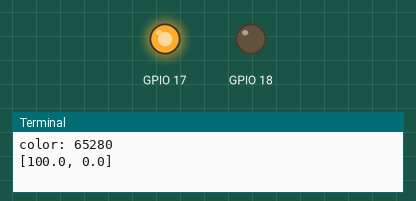
This program was run on a simulated Raspberry Pi (BCM pin numbers). On the bench: output pins drawn as LEDs (lit = HIGH), the last lines printed to the terminal. At 6.0 s the program stops and its outputs stay as they are.

Above: at 0.1 s.
At 2.1 s:
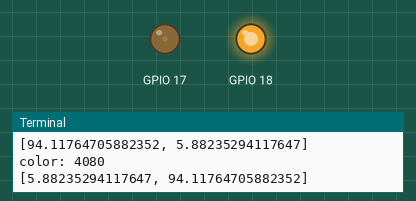
At 4.1 s:
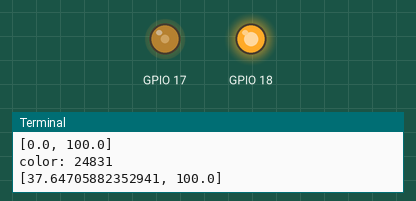
At 6.1 s:
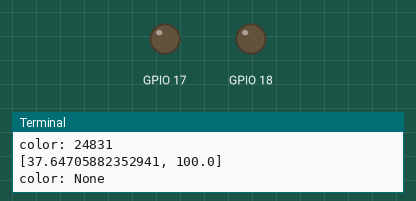
Timing chart, 0 to 7.5 s (numbered marks = the images above):
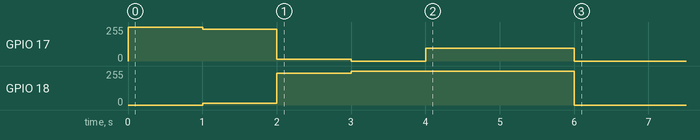

The program:

dulecolorled.py
```python
# --coding:utf-8--
"""
@author:marble
@file:dulecolorled.py
@date:2021/8/21
"""
import time

import RPi.GPIO as GPIO
from led import MultiColorLed


class DuleColorLed(MultiColorLed):
    pass


pin_R = 17
pin_G = 18
colors = [0xff00, 0xf00f, 0x0ff0, 0x00ff, 0x60ff, None]
if __name__ == '__main__':

    with DuleColorLed([pin_R, pin_G], freq=(2000,)) as dled:
        print(dled.leds)
        for color in colors:
            print('color:', color)
            dled.setcolors(color)
            time.sleep(1)
    pass
```

led.py
```python
# --coding:utf-8--


import RPi
import RPi.GPIO as GPIO
import time


class Led:
    def __init__(self, pin, *, initial=GPIO.LOW, mode=GPIO.BCM, freq: 'Hz' = 100, light: 'light percent' = 100):
        self.pin = pin
        self.freq = freq
        self.light = light
        self.initial = initial
        self.mode = mode
        GPIO.setmode(mode)
        GPIO.setup(self.pin, GPIO.OUT, initial=initial)
        self.led = GPIO.PWM(self.pin, self.freq)

    def __repr__(self):
        return f'''Led(pin={self.pin},initial={self.initial},mode={self.mode},freq={self.freq},light={self.light})'''

    def on(self, light: "light percent" = None):
        if light is not None:
            self.light = light
        self.led.start(self.light)

    def off(self):
        self.led.stop()

    def cleanup(self):
        self.off()
        GPIO.cleanup(self.pin)

    def __enter__(self):
        # print('with enter')
        return self

    def __exit__(self, exc_type, exc_val, exc_tb):
        # print('with exit')
        self.cleanup()


class MultiColorLed:
    def __init__(self, pins, **kwargs):
        self.pins = pins
        # print(kwargs)
        # self.leds = tuple(Led(pin) for pin in self.pins)
        self.leds = self.getleds(pins, **kwargs)

    @staticmethod
    def getleds(pins, **kwargs):
        leds = []
        for i in range(len(pins)):
            pin = pins[i]
            kws = {}
            for k, v in kwargs.items():
                if i >= len(v):
                    continue
                kws.update({k: v[i]})
            # print('pin',pin)
            # print('kws:',kws)
            leds.append(Led(pin, **kws))
        return tuple(leds)

    def setcolors(self, colors: "0xAABB" = None):
        if colors is None:
            return None
        lights = self.colors2lights(colors)
        print(lights)
        for led, light in zip(self.leds, lights):
            led.on(light)

    def colors2lights(self, colors):
        color_list = []
        for i in range(len(self.pins)):
            color_list.append(colors & 0xff)
            colors >>= 8
        color_list.reverse()
        lights = [color / 255 * 100 for color in color_list]
        return lights

    def cleanup(self):
        for led in self.leds:
            led.cleanup()
        # GPIO.cleanup(self.pins)

    def __enter__(self):
        # print('with enter')
        return self

    def __exit__(self, exc_type, exc_val, exc_tb):
        # print('with exit')
        self.cleanup()


pin_G = 18
pin_R = 17
pin_B = 27
if __name__ == '__main__':
    # 呼吸灯
    # led = Led(pin_R)
    # led__G = Led(pin_G)
    # led__G.on()
    with Led(pin_B) as led:
        while True:
            for i in range(100):
                led.on(i)
                # print(f"light: {i}%")
                time.sleep(0.01)
            time.sleep(0.4)
            for i in range(100, 0, -1):
                led.on(i)
                # print(f"light: {i}%")
                time.sleep(0.01)
            time.sleep(0.4)
        # input('enter to exit:')
```
